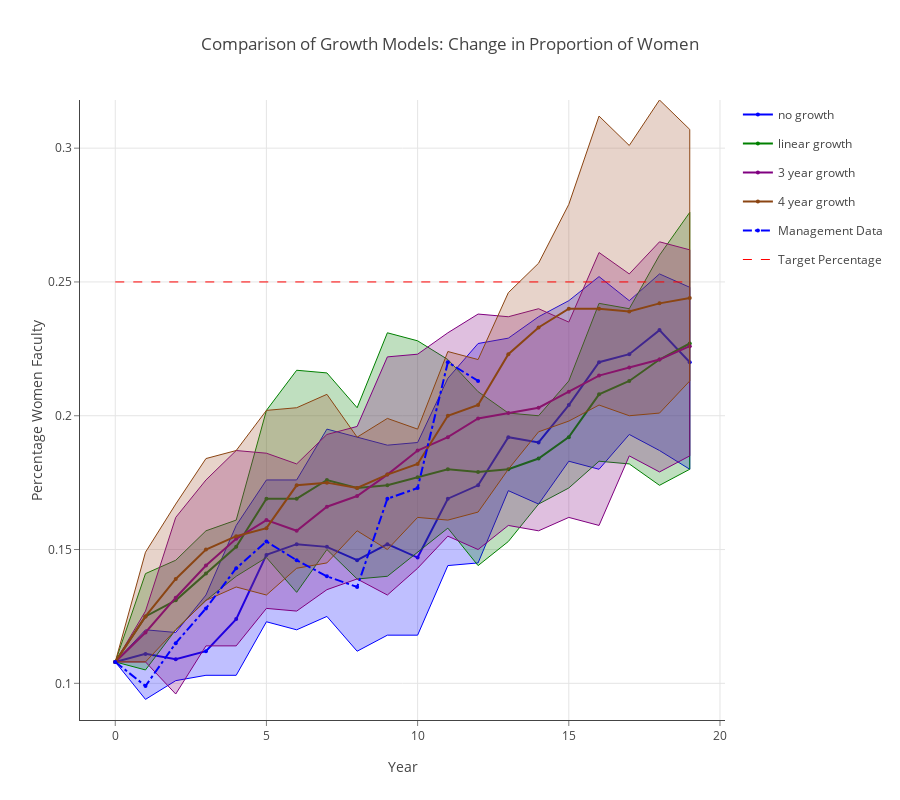

Notebook code for this chart:
### Markdown cell above
## Comparison of Model 3 Growth Models: Change in Proportion of Women

### Code cell
data = []
linecolors = ['rgb(0,0,255)', 'rgb(0,128,0)', 'rgb(128,0,128)', 'rgb(139,69,19)']
fillcolors = ['rgba(0,0,255,0.25)', 'rgba(0,128,0,0.25)', 'rgba(128,0,128,0.25)', 'rgba(160,82,45,0.25)']
legend_labels = ['no growth', 'linear growth', '3 year growth', '4 year growth']

for k,v in enumerate(results.mlist):
    data.append(go.Scatter(
        x=np.append(v.summary_matrix['yr'], v.summary_matrix['yr'].values[::-1]),
        y=np.append(v.summary_matrix['fpct_975'], v.summary_matrix['fpct_025'].values[::-1]),
        fill='tozerox',
        fillcolor=fillcolors[k],
        line=dict(color=linecolors[k],
                 width=1),
        legendgroup=legend_labels[k],
        showlegend=False,
        mode='lines',
        name=legend_labels[k],
    ))

    data.append(go.Scatter(
        x=v.summary_matrix['yr'],
        y=v.summary_matrix['fpct_avg'],
        line=dict(color=linecolors[k],
                 width=2),
        legendgroup=legend_labels[k],
        showlegend=True,
        marker=dict(
            size=4),
        mode='lines+markers',
        name=legend_labels[k],
    ))


data.append(go.Scatter(
    x=v.summary_matrix['yr'], 
    y=v.summary_matrix['act_fpct'],
    line=dict(color='blue',
             dash='dashdot'),
    name='Management Data',
    mode='lines+markers',
    marker=dict(
        size=4),

))

data.append(go.Scatter(
    x=v.summary_matrix['yr'], 
    y=np.repeat(v.target_female_percentage, len(v.summary_matrix['yr'])),
    line=dict(color='red',
             dash='dash',
             width=1),
    name='Target Percentage',
    mode='lines',
))
    
layout = go.Layout(
    title='Comparison of Growth Models: Change in Proportion of Women',
    height=800,
    width=900,
    paper_bgcolor='rgb(255,255,255)',
    plot_bgcolor='rgb(255,255,255)',
    xaxis=dict(
        visible=True,
        title='Year',
        gridcolor='rgb(229,229,229)',
        showgrid=True,
        showline=True,
        showticklabels=True,
        tickcolor='rgb(127,127,127)',
        ticks='outside',
        zeroline=False
    ),
    yaxis=dict(
        title='Percentage Women Faculty',
        gridcolor='rgb(229,229,229)',
        showgrid=True,
        showline=True,
        showticklabels=True,
        tickcolor='rgb(127,127,127)',
        ticks='outside',
        zeroline=False
    ),
)
fig = go.Figure(data=data, layout=layout)
plotly.offline.iplot(fig, filename= 'shaded_lines')

# export image for ingestion to pdf file.
# if not os.path.exists('images'):
#     os.mkdir('images')
# pio.write_image(fig, 'images/change_in_percentage_faculty_women.png')

### Figure 1 — Plotly figure (JSON) as saved in the notebook; plotly's stock layout.template omitted (floating-point values rounded to 4 significant figures)
{"data": [{"fill": "tozerox", "fillcolor": "rgba(0,0,255,0.25)", "legendgroup": "no growth", "line": {"color": "rgb(0,0,255)", "width": 1}, "mode": "lines", "name": "no growth", "showlegend": false, "type": "scatter", "uid": "fa947a92-f87b-4402-a2d0-bbc79d067005", "x": [0, 1, 2, 3, 4, 5, 6, 7, 8, 9, 10, 11, 12, 13, 14, 15, 16, 17, 18, 19, 19, 18, 17, 16, 15, 14, 13, 12, 11, 10, 9, 8, 7, 6, 5, 4, 3, 2, 1, 0], "y": [0.108, 0.12, 0.119, 0.133, 0.159, 0.176, 0.176, 0.195, 0.192, 0.189, 0.19, 0.214, 0.227, 0.229, 0.237, 0.243, 0.252, 0.243, 0.253, 0.248, 0.18, 0.187, 0.193, 0.18, 0.183, 0.167, 0.172, 0.145, 0.144, 0.118, 0.118, 0.112, 0.125, 0.12, 0.123, 0.103, 0.103, 0.101, 0.094, 0.108]}, {"legendgroup": "no growth", "line": {"color": "rgb(0,0,255)", "width": 2}, "marker": {"size": 4}, "mode": "lines+markers", "name": "no growth", "showlegend": true, "type": "scatter", "uid": "f05655d9-d9c8-46c4-a095-ff490f286b3f", "x": [0, 1, 2, 3, 4, 5, 6, 7, 8, 9, 10, 11, 12, 13, 14, 15, 16, 17, 18, 19], "y": [0.108, 0.111, 0.109, 0.112, 0.124, 0.148, 0.152, 0.151, 0.146, 0.152, 0.147, 0.169, 0.174, 0.192, 0.19, 0.204, 0.22, 0.223, 0.232, 0.22]}, {"fill": "tozerox", "fillcolor": "rgba(0,128,0,0.25)", "legendgroup": "linear growth", "line": {"color": "rgb(0,128,0)", "width": 1}, "mode": "lines", "name": "linear growth", "showlegend": false, "type": "scatter", "uid": "fcb8f773-a63d-4ed3-a66b-3a0fba9f520d", "x": [0, 1, 2, 3, 4, 5, 6, 7, 8, 9, 10, 11, 12, 13, 14, 15, 16, 17, 18, 19, 19, 18, 17, 16, 15, 14, 13, 12, 11, 10, 9, 8, 7, 6, 5, 4, 3, 2, 1, 0], "y": [0.108, 0.141, 0.146, 0.157, 0.161, 0.202, 0.217, 0.216, 0.203, 0.231, 0.228, 0.221, 0.209, 0.201, 0.2, 0.213, 0.242, 0.24, 0.26, 0.276, 0.18, 0.174, 0.182, 0.183, 0.173, 0.167, 0.153, 0.144, 0.158, 0.149, 0.14, 0.139, 0.15, 0.134, 0.147, 0.14, 0.131, 0.12, 0.105, 0.108]}, {"legendgroup": "linear growth", "line": {"color": "rgb(0,128,0)", "width": 2}, "marker": {"size": 4}, "mode": "lines+markers", "name": "linear growth", "showlegend": true, "type": "scatter", "uid": "b956af44-1179-41fb-847d-25f64b4363ee", "x": [0, 1, 2, 3, 4, 5, 6, 7, 8, 9, 10, 11, 12, 13, 14, 15, 16, 17, 18, 19], "y": [0.108, 0.125, 0.131, 0.141, 0.151, 0.169, 0.169, 0.176, 0.173, 0.174, 0.177, 0.18, 0.179, 0.18, 0.184, 0.192, 0.208, 0.213, 0.221, 0.227]}, {"fill": "tozerox", "fillcolor": "rgba(128,0,128,0.25)", "legendgroup": "3 year growth", "line": {"color": "rgb(128,0,128)", "width": 1}, "mode": "lines", "name": "3 year growth", "showlegend": false, "type": "scatter", "uid": "cc332cee-88ca-4eff-a4a7-fb24da15815a", "x": [0, 1, 2, 3, 4, 5, 6, 7, 8, 9, 10, 11, 12, 13, 14, 15, 16, 17, 18, 19, 19, 18, 17, 16, 15, 14, 13, 12, 11, 10, 9, 8, 7, 6, 5, 4, 3, 2, 1, 0], "y": [0.108, 0.127, 0.162, 0.176, 0.187, 0.186, 0.182, 0.193, 0.196, 0.222, 0.223, 0.231, 0.238, 0.237, 0.24, 0.235, 0.261, 0.253, 0.265, 0.262, 0.185, 0.179, 0.185, 0.159, 0.162, 0.157, 0.159, 0.15, 0.155, 0.143, 0.133, 0.139, 0.135, 0.127, 0.128, 0.114, 0.114, 0.096, 0.108, 0.108]}, {"legendgroup": "3 year growth", "line": {"color": "rgb(128,0,128)", "width": 2}, "marker": {"size": 4}, "mode": "lines+markers", "name": "3 year growth", "showlegend": true, "type": "scatter", "uid": "0cff88a9-67a4-4833-b6bc-a86d3b3e67d7", "x": [0, 1, 2, 3, 4, 5, 6, 7, 8, 9, 10, 11, 12, 13, 14, 15, 16, 17, 18, 19], "y": [0.108, 0.119, 0.132, 0.144, 0.154, 0.161, 0.157, 0.166, 0.17, 0.178, 0.187, 0.192, 0.199, 0.201, 0.203, 0.209, 0.215, 0.218, 0.221, 0.226]}, {"fill": "tozerox", "fillcolor": "rgba(160,82,45,0.25)", "legendgroup": "4 year growth", "line": {"color": "rgb(139,69,19)", "width": 1}, "mode": "lines", "name": "4 year growth", "showlegend": false, "type": "scatter", "uid": "db945c3b-669a-403a-b4ff-c032bc722ad3", "x": [0, 1, 2, 3, 4, 5, 6, 7, 8, 9, 10, 11, 12, 13, 14, 15, 16, 17, 18, 19, 19, 18, 17, 16, 15, 14, 13, 12, 11, 10, 9, 8, 7, 6, 5, 4, 3, 2, 1, 0], "y": [0.108, 0.149, 0.167, 0.184, 0.187, 0.202, 0.203, 0.208, 0.192, 0.199, 0.195, 0.224, 0.221, 0.246, 0.257, 0.279, 0.312, 0.301, 0.318, 0.307, 0.213, 0.201, 0.2, 0.204, 0.198, 0.194, 0.18, 0.164, 0.161, 0.162, 0.15, 0.157, 0.145, 0.143, 0.133, 0.136, 0.131, 0.12, 0.108, 0.108]}, {"legendgroup": "4 year growth", "line": {"color": "rgb(139,69,19)", "width": 2}, "marker": {"size": 4}, "mode": "lines+markers", "name": "4 year growth", "showlegend": true, "type": "scatter", "uid": "a6786f2c-b771-4219-b390-0302ad9227e4", "x": [0, 1, 2, 3, 4, 5, 6, 7, 8, 9, 10, 11, 12, 13, 14, 15, 16, 17, 18, 19], "y": [0.108, 0.125, 0.139, 0.15, 0.155, 0.158, 0.174, 0.175, 0.173, 0.178, 0.182, 0.2, 0.204, 0.223, 0.233, 0.24, 0.24, 0.239, 0.242, 0.244]}, {"line": {"color": "blue", "dash": "dashdot"}, "marker": {"size": 4}, "mode": "lines+markers", "name": "Management Data", "type": "scatter", "uid": "2977b1fa-1786-4622-8ad2-fd36e478c4eb", "x": [0, 1, 2, 3, 4, 5, 6, 7, 8, 9, 10, 11, 12, 13, 14, 15, 16, 17, 18, 19], "y": [0.108, 0.099, 0.115, 0.128, 0.143, 0.153, 0.146, 0.14, 0.136, 0.169, 0.173, 0.22, 0.213, null, null, null, null, null, null, null]}, {"line": {"color": "red", "dash": "dash", "width": 1}, "mode": "lines", "name": "Target Percentage", "type": "scatter", "uid": "09613b88-8c3f-4414-82b4-7ee1df57e268", "x": [0, 1, 2, 3, 4, 5, 6, 7, 8, 9, 10, 11, 12, 13, 14, 15, 16, 17, 18, 19], "y": [0.25, 0.25, 0.25, 0.25, 0.25, 0.25, 0.25, 0.25, 0.25, 0.25, 0.25, 0.25, 0.25, 0.25, 0.25, 0.25, 0.25, 0.25, 0.25, 0.25]}], "layout": {"height": 800, "paper_bgcolor": "rgb(255,255,255)", "plot_bgcolor": "rgb(255,255,255)", "title": {"text": "Comparison of Growth Models: Change in Proportion of Women"}, "width": 900, "xaxis": {"gridcolor": "rgb(229,229,229)", "showgrid": true, "showline": true, "showticklabels": true, "tickcolor": "rgb(127,127,127)", "ticks": "outside", "title": {"text": "Year"}, "visible": true, "zeroline": false}, "yaxis": {"gridcolor": "rgb(229,229,229)", "showgrid": true, "showline": true, "showticklabels": true, "tickcolor": "rgb(127,127,127)", "ticks": "outside", "title": {"text": "Percentage Women Faculty"}, "zeroline": false}}}
